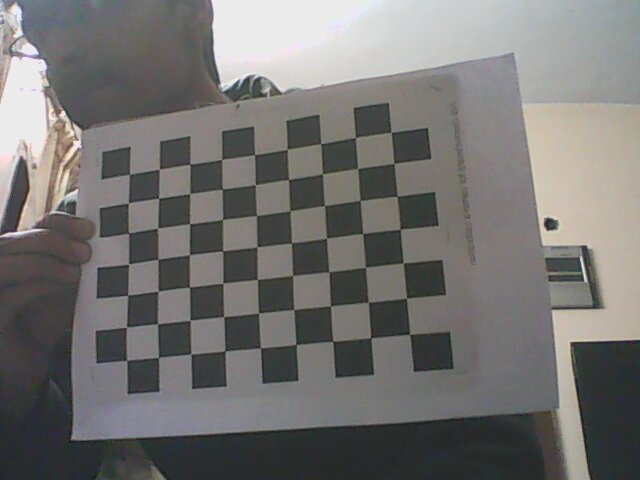
#> input picture camera_calibration_ugv/images/2018-02-07-234506.jpg, 640 x 480 px; its folder holds only this picture in this run
$ python calib.py
#> lines starting #> are read from the running program, lines starting #| are printed output that depends on the picture; after the words box and inside, x2 and y2 are one past the last pixel; in counts of white or black regions, pixels touching at a corner belong together
### camera_calibration_ugv/caliberation_class.py

class caliberation :
	def __init__(self , ret , mtx , dist , rvecs , tvecs,h,w,newcameramtx,roi ):
		self.ret = ret
		self.dist = dist
		self.rvecs = rvecs
		self.tvecs = tvecs
		self.mtx = mtx
		self.h = h
		self.w = w
		self.newcameramtx = newcameramtx
		self.roi = roi

	# [9 lines left out: function _print_vals, not called in this run]

### camera_calibration_ugv/calib.py
import cv2
import numpy as np
import cv2
import glob
import pickle as pkl
from caliberation_class import caliberation


############CAMERA CALIBRATION###############3
# termination criteria
criteria = (cv2.TERM_CRITERIA_EPS + cv2.TERM_CRITERIA_MAX_ITER, 22, 0.001)
# prepare object points, like (0,0,0), (1,0,0), (2,0,0) ....,(6,5,0)
objp = np.zeros((7*9,3), np.float32)
objp[:,:2] = np.mgrid[0:9,0:7].T.reshape(-1,2)
# Arrays to store object points and image points from all the images.
objpoints = [] # 3d point in real world space
imgpoints = [] # 2d points in image plane.
images = glob.glob('images/*.jpg')
for fname in images:
    img = cv2.imread(fname)
#> img is the input picture: shape (480, 640, 3); mean B, G, R 113.7, 115.4, 116.7
    gray = cv2.cvtColor(img, cv2.COLOR_BGR2GRAY)
    # Find the chess board corners
    ret, corners = cv2.findChessboardCorners(gray, (9,7), None)
#> ret = True; corners = 63 rows, first 8: [129.5, 174.2], [159.3, 169.3], [190, 164], [221.7, 159.8], [254.6, 154.7], [287, 149.2], [320.4, 144], [355.4, 137.6]
    # If found, add object points, image points (after refining them)
    if ret == True:
        objpoints.append(objp)
        corners2=cv2.cornerSubPix(gray,corners, (11,11), (-1,-1), criteria)
#> corners2 = 63 rows, first 8: [129.4, 174.3], [159.3, 169.2], [190, 164.3], [221.7, 159.5], [254.6, 154.8], [287.1, 149.2], [320.8, 143.6], [355.4, 137.3]
        imgpoints.append(corners)
        # Draw and display the corners
        cv2.drawChessboardCorners(img, (9,7), corners2, ret)
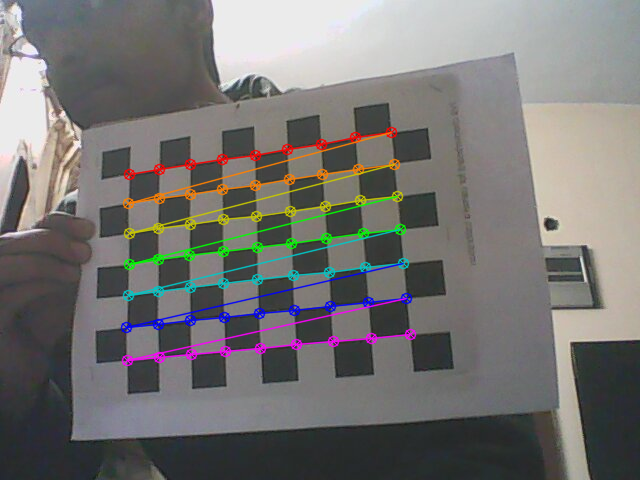
#> img: shape (480, 640, 3); 4.97% of pixels changed, all inside (x1, y1, x2, y2) = (120, 126, 417, 367)
        # cv2.imshow('img', img)
        # cv2.waitKey(500)

ret, mtx, dist, rvecs, tvecs = cv2.calibrateCamera(objpoints, imgpoints, gray.shape[::-1], None, None)
#> ret = 0.498; mtx = [[947.8, 0, 301.2], [0, 882.3, 224], [0, 0, 1]]; dist = [[0.957, -37.34, 0.0173, 0.0225, 349.6]]; rvecs = ([-0.323, 0.289, -0.0918],); tvecs = ([-5.18, -1.62, 28.27],)
h,  w = (640,480)
newcameramtx, roi=cv2.getOptimalNewCameraMatrix(mtx, dist, (w,h), 1, (w,h))
#> newcameramtx = [[971.7, 0, 298.4], [0, 1240.9, 319], [0, 0, 1]]; roi = (263, 138, 74, 245)

# [5 lines of commented-out code are left out]


calib_vals = caliberation(ret,mtx,dist,rvecs,tvecs,h,w,newcameramtx,roi)
#> in __init__, `self.ret = ret`: self.ret = 0.498
#> in __init__, `self.dist = dist`: self.dist = [[0.957, -37.34, 0.0173, 0.0225, 349.6]]
#> in __init__, `self.rvecs = rvecs`: self.rvecs = ([-0.323, 0.289, -0.0918],)
#> in __init__, `self.tvecs = tvecs`: self.tvecs = ([-5.18, -1.62, 28.27],)
#> in __init__, `self.mtx = mtx`: self.mtx = [[947.8, 0, 301.2], [0, 882.3, 224], [0, 0, 1]]
#> in __init__, `self.newcameramtx = newcameramtx`: self.newcameramtx = [[971.7, 0, 298.4], [0, 1240.9, 319], [0, 0, 1]]
#> in __init__, `self.roi = roi`: self.roi = (263, 138, 74, 245)
with open('caliberation_vals.pkl','wb') as out :
    pkl.dump(calib_vals,out)

$ run again, on camera_calibration_ugv/images/2018-02-07-234530_2.jpg
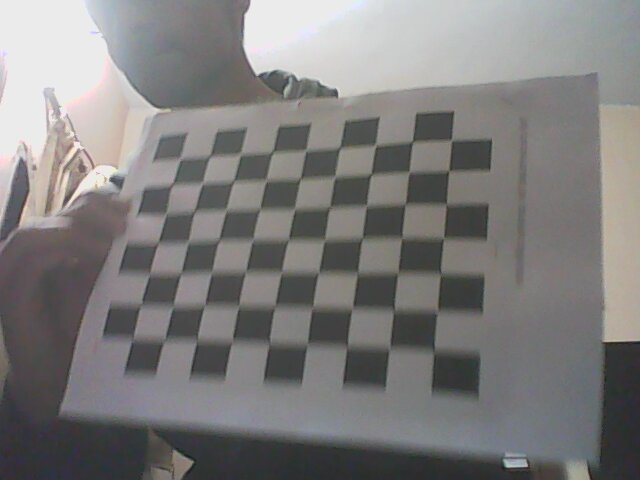
#> input picture camera_calibration_ugv/images/2018-02-07-234530_2.jpg, 640 x 480 px
#> img is the input picture: shape (480, 640, 3); mean B, G, R 124.5, 125, 126.5
#> `ret, corners = cv2.findChessboardCorners(gray, (9,7), None)`: ret = True; corners = 63 rows, first 8: [179.5, 157.3], [210.8, 155.4], [238, 155], [272.7, 152.2], [305.7, 150.3], [339, 148.3], [375.3, 144.3], [412.5, 142]
#> corners2 = 63 rows, first 8: [180.2, 158.8], [209.7, 156.3], [240.5, 154.3], [272.5, 152.3], [305.9, 150.5], [339.8, 147.8], [375.6, 145.5], [412.4, 141.6]
#> `cv2.drawChessboardCorners(img, (9,7), corners2, ret)`:
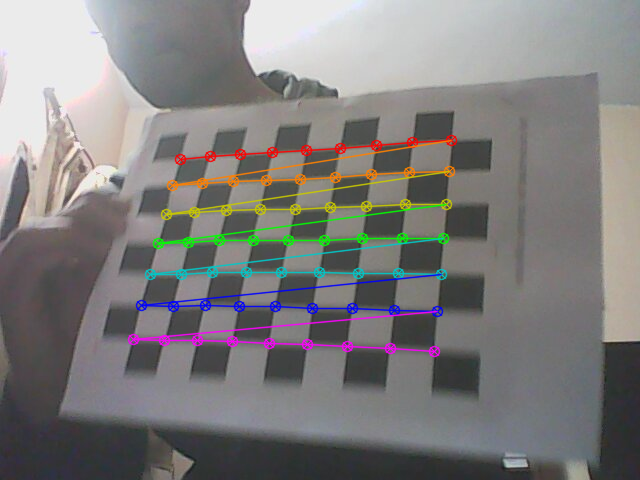
#> img: shape (480, 640, 3); 5.17% of pixels changed, all inside (x1, y1, x2, y2) = (127, 134, 458, 358)
#> `ret, mtx, dist, rvecs, tvecs = cv2.calibrateCamera(objpoints, imgpoint..`: ret = 0.718; mtx = [[820, 0, 360.3], [0, 695.1, 207.8], [0, 0, 1]]; dist = [[0.4, -7.88, 0.0424, 0.0289, 40.43]]; rvecs = ([-0.399, 0.38, 0.0436],); tvecs = ([-5.19, -1.71, 23.15],)
#> newcameramtx = [[837.3, 0, 358.8], [0, 909.7, 285.3], [0, 0, 1]]; roi = (299, 79, 104, 291)
#> self.ret = 0.718
#> self.dist = [[0.4, -7.88, 0.0424, 0.0289, 40.43]]
#> self.rvecs = ([-0.399, 0.38, 0.0436],)
#> self.tvecs = ([-5.19, -1.71, 23.15],)
#> self.mtx = [[820, 0, 360.3], [0, 695.1, 207.8], [0, 0, 1]]
#> self.newcameramtx = [[837.3, 0, 358.8], [0, 909.7, 285.3], [0, 0, 1]]
#> self.roi = (299, 79, 104, 291)

$ run again, on camera_calibration_ugv/images/2018-02-07-234530_3.jpg
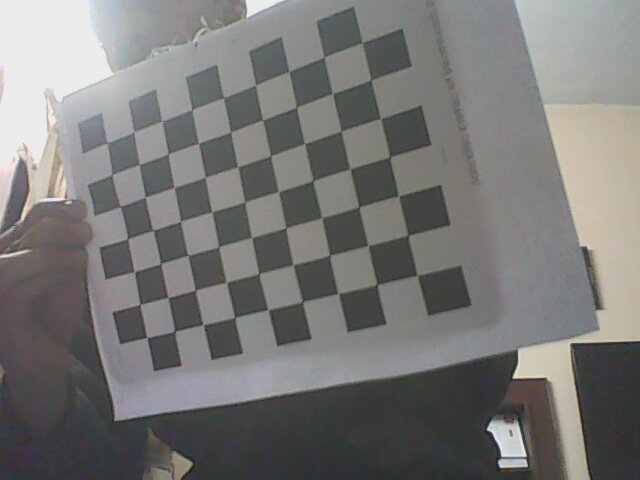
#> input picture camera_calibration_ugv/images/2018-02-07-234530_3.jpg, 640 x 480 px
#> img is the input picture: shape (480, 640, 3); mean B, G, R 118.8, 120.4, 120.8
#> `ret, corners = cv2.findChessboardCorners(gray, (9,7), None)`: ret = True; corners = 63 rows, first 8: [107.2, 143], [133.9, 131.9], [162.1, 120.8], [192, 110.1], [224.1, 97.43], [255.8, 85.27], [289.1, 71.35], [324.2, 56.71]
#> corners2 = 63 rows, first 8: [107.1, 143.1], [133.8, 132], [162, 121.2], [192, 109.7], [223.7, 97.8], [255.6, 84.98], [288.9, 71.53], [324.1, 57.12]
#> `cv2.drawChessboardCorners(img, (9,7), corners2, ret)`:
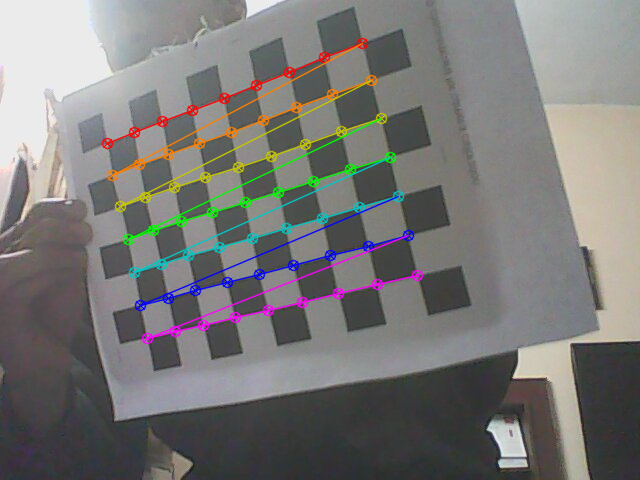
#> img: shape (480, 640, 3); 4.86% of pixels changed, all inside (x1, y1, x2, y2) = (101, 37, 424, 345)
#> `ret, mtx, dist, rvecs, tvecs = cv2.calibrateCamera(objpoints, imgpoint..`: ret = 0.756; mtx = [[1294.6, 0, 334.2], [0, 1055.5, 227.2], [0, 0, 1]]; dist = [[0.936, -76.15, -0.0369, 0.0348, 1287.6]]; rvecs = ([-0.135, 0.645, -0.242],); tvecs = ([-5.62, -2.51, 31.48],)
#> newcameramtx = [[1340, 0, 330], [0, 1472.4, 308.9], [0, 0, 1]]; roi = (296, 156, 64, 209)
#> self.ret = 0.756
#> self.dist = [[0.936, -76.15, -0.0369, 0.0348, 1287.6]]
#> self.rvecs = ([-0.135, 0.645, -0.242],)
#> self.tvecs = ([-5.62, -2.51, 31.48],)
#> self.mtx has the same summary as mtx outside __init__
#> self.newcameramtx = [[1340, 0, 330], [0, 1472.4, 308.9], [0, 0, 1]]
#> self.roi = (296, 156, 64, 209)

$ run again, on camera_calibration_ugv/images/2018-02-07-234530_4.jpg
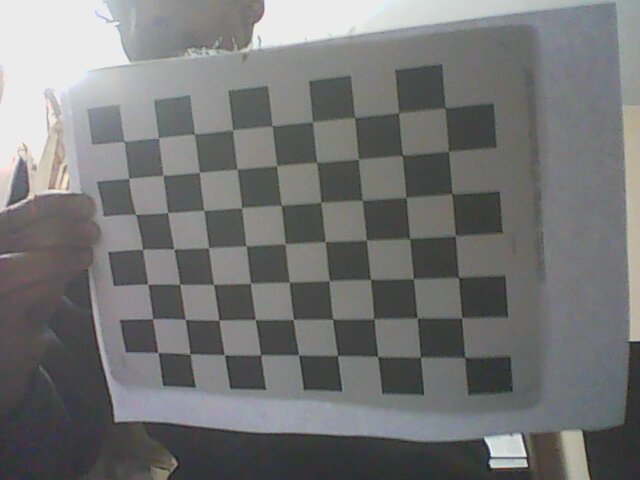
#> input picture camera_calibration_ugv/images/2018-02-07-234530_4.jpg, 640 x 480 px
#> img is the input picture: shape (480, 640, 3); mean B, G, R 117.1, 117.3, 116.5
#> `ret, corners = cv2.findChessboardCorners(gray, (9,7), None)`: ret = True; corners = 63 rows, first 8: [123.7, 141], [158.1, 138], [194.6, 134.1], [232.4, 130.1], [271.8, 126], [312.3, 122.1], [355, 117.1], [398.6, 113.1]
#> corners2 = 63 rows, first 8: [124.3, 141.4], [158.4, 137.8], [194.6, 134.2], [232.5, 129.7], [272.3, 126], [312.5, 121.9], [354.7, 117.5], [398.5, 112.8]
#> `cv2.drawChessboardCorners(img, (9,7), corners2, ret)`:
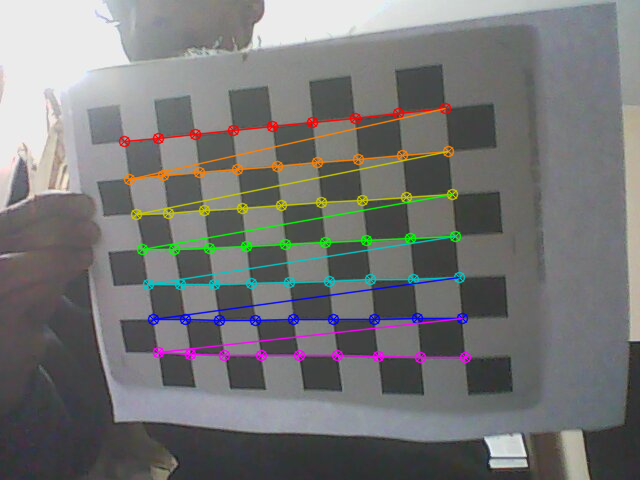
#> img: shape (480, 640, 3); 5.52% of pixels changed, all inside (x1, y1, x2, y2) = (118, 102, 472, 364)
#> `ret, mtx, dist, rvecs, tvecs = cv2.calibrateCamera(objpoints, imgpoint..`: ret = 0.586; mtx = [[413.8, 0, 354.4], [0, 390.9, 186.5], [0, 0, 1]]; dist = [[0.24, -1.11, -0.0033, 0.0058, 1.31]]; rvecs = ([0.094, 0.182, -0.0839],); tvecs = ([-5.88, -1.21, 10.57],)
#> newcameramtx = [[430.5, 0, 350.7], [0, 530.8, 252.4], [0, 0, 1]]; roi = (304, 65, 94, 266)
#> self.ret = 0.586
#> self.dist = [[0.24, -1.11, -0.0033, 0.0058, 1.31]]
#> self.rvecs = ([0.094, 0.182, -0.0839],)
#> self.tvecs = ([-5.88, -1.21, 10.57],)
#> self.mtx = [[413.8, 0, 354.4], [0, 390.9, 186.5], [0, 0, 1]]
#> self.newcameramtx = [[430.5, 0, 350.7], [0, 530.8, 252.4], [0, 0, 1]]
#> self.roi = (304, 65, 94, 266)

$ run again, on camera_calibration_ugv/images/2018-02-07-234512.jpg
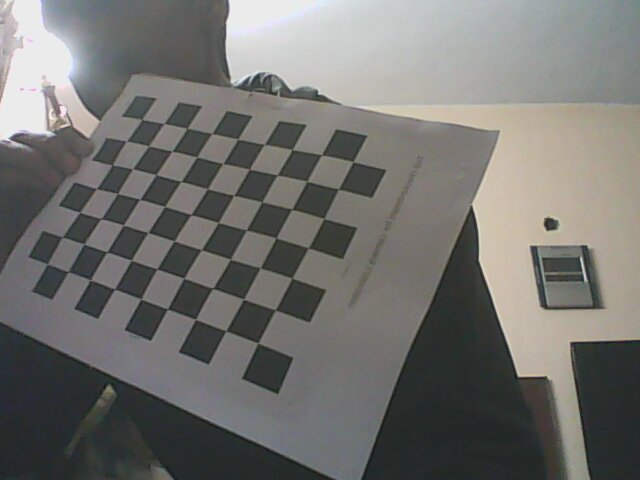
#> input picture camera_calibration_ugv/images/2018-02-07-234512.jpg, 640 x 480 px
#> img is the input picture: shape (480, 640, 3); mean B, G, R 111, 114.1, 114.7
#> `ret, corners = cv2.findChessboardCorners(gray, (9,7), None)`: ret = True; corners = 63 rows, first 8: [141.5, 119.7], [163.8, 123.5], [186.5, 128.5], [212.1, 133.8], [237.5, 139.3], [264.5, 144.7], [291.8, 149.7], [321.8, 155.4]
#> corners2 = 63 rows, first 8: [141.8, 119.5], [163.9, 123.5], [187.2, 128.3], [211.9, 133.5], [237.9, 139.2], [264.2, 144.5], [292.3, 149.6], [321.5, 154.8]
#> `cv2.drawChessboardCorners(img, (9,7), corners2, ret)`:
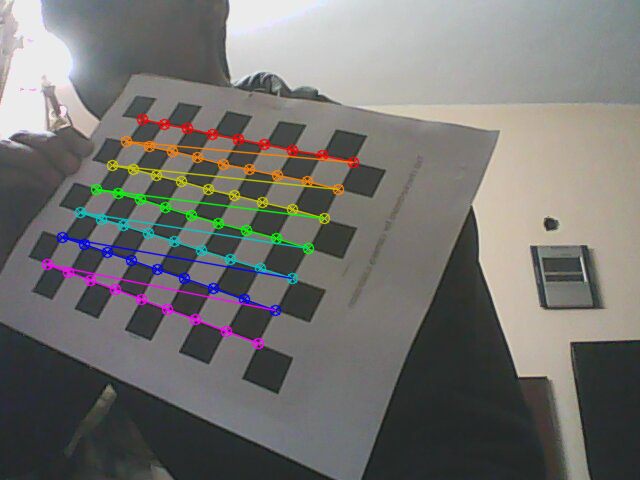
#> img: shape (480, 640, 3); 4.3% of pixels changed, all inside (x1, y1, x2, y2) = (41, 113, 360, 350)
#> `ret, mtx, dist, rvecs, tvecs = cv2.calibrateCamera(objpoints, imgpoint..`: ret = 0.656; mtx = [[520.3, 0, 360.7], [0, 473.6, 286.8], [0, 0, 1]]; dist = [[-0.1, 0.543, 0.0129, 0.01, -1.04]]; rvecs = ([-0.306, 0.291, 0.363],); tvecs = ([-7.38, -6.22, 16.92],)
#> newcameramtx = [[325.9, 0, 402.9], [0, 379.2, 282.7], [0, 0, 1]]; roi = (177, 53, 299, 512)
#> self.ret = 0.656
#> self.dist = [[-0.1, 0.543, 0.0129, 0.01, -1.04]]
#> self.rvecs = ([-0.306, 0.291, 0.363],)
#> self.tvecs = ([-7.38, -6.22, 16.92],)
#> self.mtx = [[520.3, 0, 360.7], [0, 473.6, 286.8], [0, 0, 1]]
#> self.newcameramtx = [[325.9, 0, 402.9], [0, 379.2, 282.7], [0, 0, 1]]
#> self.roi = (177, 53, 299, 512)
